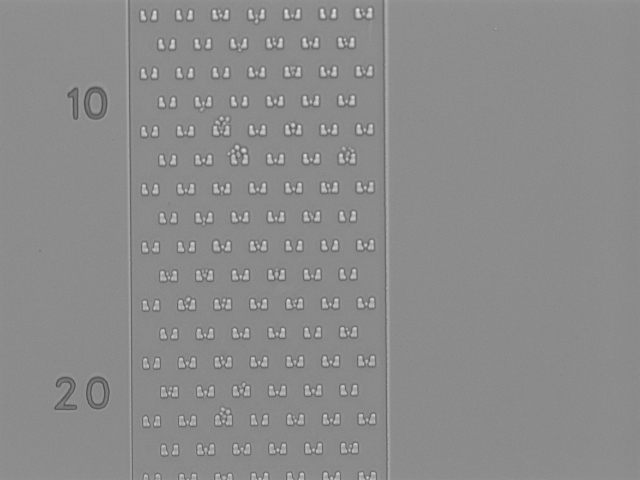
%> input picture Workspace/Example/FindBlob/cell1.png, 1280 x 960 px (shown at 1/2 size)
$ octave getCellArea.m   (GNU Octave 9; MATLAB toolbox functions it lacks are replaced by stand-ins)
%> lines starting %> are read from the running program, lines starting %| are printed output that depends on the picture; in (x1, y1, x2, y2) boxes, pixels count from 0 and x2, y2 are one past the last pixel; in counts of white or black regions, pixels touching at a corner belong together; the program's own positions count from 1

close all;
clear ; clc;
tic ; % start timer
captionFontSize = 10;

%%%%%%%%%%%%%%%%%%%%%%%%%%%%%%%%%%%%%%%%%%%%%%%%%%%%%%%%%%%%%%%%%%%%%%%%%
%%%%%%%%%%%%%%%%%%%%%%%%%%%%%%%%%%%%%%%%%%%%%%%%%%%%%%%%%%%%%%%%%%%%%%%%%

originalImage = imread('cell1.png');
%> originalImage is the input picture: size 960x1280 uint8; min 70, max 241, mean 139.3

[pixelCount, grayLevels] = imhist(originalImage);
%> pixelCount = 256 values, max 155299 at index 141, min 0 at index 1, mean 4800; grayLevels = 256 values from 0 to 255
figure();
bar(pixelCount);
title('Histogram of original image before threshold', 'FontSize', captionFontSize);
xlim([0 grayLevels(end)]); % Scale x axis manually.
grid on;

thresholdValue = 150;
hold on;
maxYValue = ylim;
line([thresholdValue, thresholdValue], maxYValue, 'Color', 'r');
% Place a text label on the bar chart showing the threshold.
annotationText = sprintf('Thresholded at %d gray levels', thresholdValue);
% For text(), the x and y need to be of the data class "double" so let's cast both to double.
text(double(thresholdValue + 5), double(0.5 * maxYValue(2)), annotationText, 'FontSize', 10, 'Color', [0 .5 0]);
text(double(thresholdValue - 70), double(0.94 * maxYValue(2)), 'Background', 'FontSize', 10, 'Color', [0 0 .5]);
text(double(thresholdValue + 50), double(0.94 * maxYValue(2)), 'Foreground', 'FontSize', 10, 'Color', [0 0 .5]);
%> figure, not shown here; tallest bar 155299 high, from x = 140.6 to 141.4

%%%%%%%%%%%%%%%%%%%%%%%%%%%%%%%%%%%%%%%%%%%%%%%%%%%%%%%%%%%%%%%%%%%%%%%%%%%%%%%%%%%%%%%%%%%%%%%%%%%%%%%%%
%%%%%%%%%%%%%%%%%%%%%%%%%%%%%%%%%%%%%%%%%%%%%%%%%%%%%%%%%%%%%%%%%%%%%%%%%%%%%%%%%%%%%%%%%%%%%%%%%%%%%%%%%

% Check to make sure that it is grayscale, just in case the user substituted their own image.
[rows, columns, numberOfColorChannels] = size(originalImage);
%> rows = 960; columns = 1280; numberOfColorChannels = 1
originalImage = imadjust(originalImage,[0.4 0.69],[]);  % adjust contrast of image
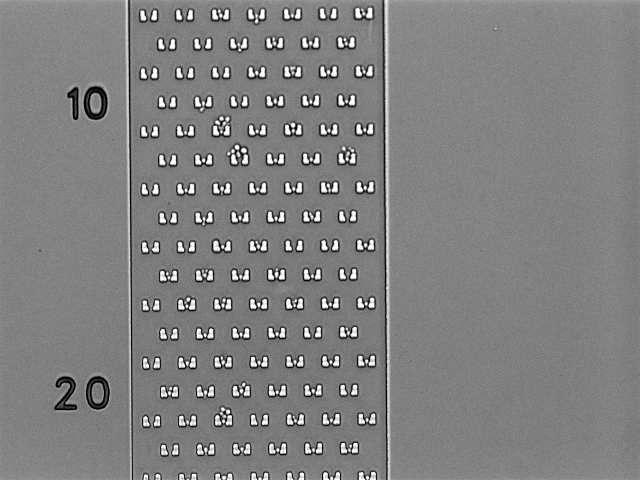
%> originalImage: size 960x1280 uint8 (shown at 1/2 size); min 0, max 255, mean 128.1

figure();
%subplot(3, 3, 1);
imshow(originalImage);
% Maximize the figure window.
set(gcf, 'units','normalized','outerposition',[0 0 1 1]);
% Force it to display RIGHT NOW (otherwise it might not display until it's all done, unless you've stopped at a breakpoint.)
drawnow;
caption = sprintf('Original image with cells and traps ');
title(caption,'FontSize', captionFontSize);
axis image; % Make sure image is not artificially stretched because of screen's aspect ratio.

%%%%%%%%%%%%%%%%%%%%%%%%%%%%%%%%%%%%%%%%%%%%%%%%%%%%%%%%%%%%%%%%%%%%%%%%%
%%%%%%%%%%%%%%%%%%%%%%%%%%%%%%%%%%%%%%%%%%%%%%%%%%%%%%%%%%%%%%%%%%%%%%%%%
%get histogram and display it.
[pixelCount, grayLevels] = imhist(originalImage);
%> pixelCount = 256 values, max 155299 at index 132, min 0 at index 2, mean 4800
histogram = imhist(originalImage);
%> histogram has the same summary as pixelCount

figure();
imshow(histogram);
% subplot(3, 3, 1);
bar(pixelCount);
title('Histogram of original image after adjust threshold', 'FontSize', captionFontSize);
xlim([0 grayLevels(end)]); % Scale x axis manually.
grid on;

thresholdValue = 100;
hold on;
maxYValue = ylim;
line([thresholdValue, thresholdValue], maxYValue, 'Color', 'r');
% Place a text label on the bar chart showing the threshold.
annotationText = sprintf('Thresholded at %d gray levels', thresholdValue);
% For text(), the x and y need to be of the data class "double" so let's cast both to double.
text(double(thresholdValue + 5), double(0.5 * maxYValue(2)), annotationText, 'FontSize', 10, 'Color', [0 .5 0]);
text(double(thresholdValue - 70), double(0.94 * maxYValue(2)), 'Background', 'FontSize', 10, 'Color', [0 0 .5]);
text(double(thresholdValue + 50), double(0.94 * maxYValue(2)), 'Foreground', 'FontSize', 10, 'Color', [0 0 .5]);
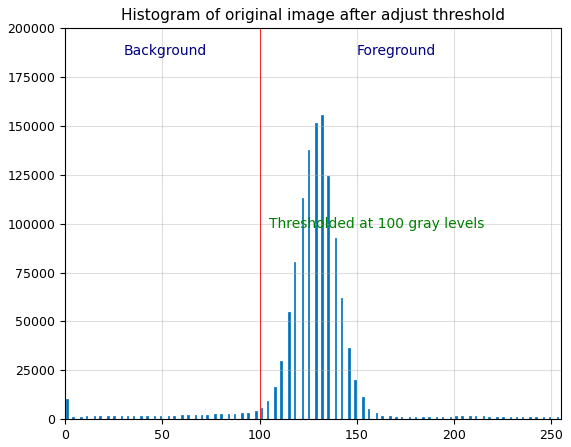
%> figure redrawn from the program's plot data; tallest bar 155299 high, from x = 131.6 to 132.4

%%%%%%%%%%%%%%%%%%%%%%%%%%%%%%%%%%%%%%%%%%%%%%%%%%%%%%%%%%%%%%%%%%%%%%%%%
%%%%%%%%%%%%%%%%%%%%%%%Convet Image to Binary %%%%%%%%%%%%%%%%%%%%%%%%%%%
binaryImage=imbinarize(originalImage);
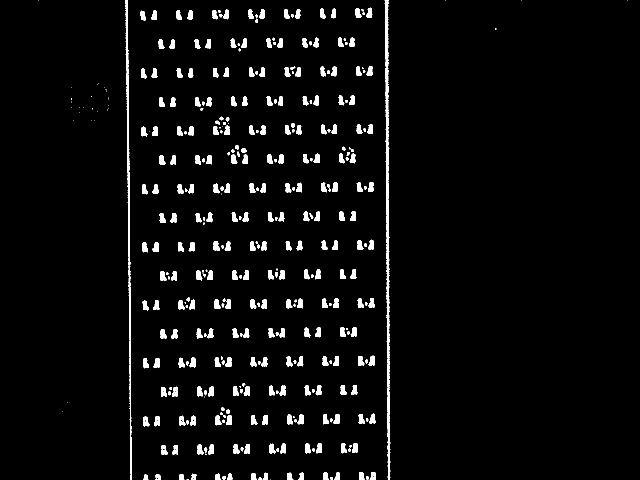
%> binaryImage: size 960x1280 logical (shown at 1/2 size); 3.9% white; 392 white regions (62 under 20 px), largest, box (x1, y1, x2, y2) and area: (769, 0, 781, 960) 4546, (250, 0, 263, 960) 3107, (427, 482, 440, 502) 195
% figure(),imshow(originalImage),title('Binary Image ');
binaryImage=imfill(binaryImage,'holes');
%> binaryImage: size 960x1280 logical; 3.9% white; 392 white regions (62 under 20 px)

figure();
% subplot(3, 3, 2);
imshow(binaryImage);
title('Binary Image, obtained', 'FontSize', captionFontSize);


%%%%%%%%%%%%%%%%%%%%%%%%%%%%%%%%%%%%%%%%%%%%%%%%%%%%%%%%%%%%%%%%%%%%%%%%%%


% Identify individual blobs by seeing which pixels are connected to each other.
% Each group of connected pixels will be given a label, a number, to identify
%it and distinguish it from the other blobs.
% Do connected components labeling with either bwlabel() or bwconncomp().
labeledImage = bwlabel(binaryImage, 8);     % Label each blob so we can make
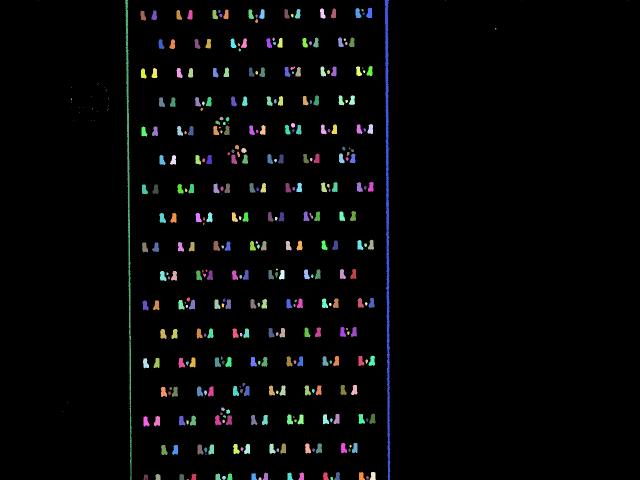
%> labeledImage: size 960x1280 double (shown at 1/2 size); 393 distinct labels, from 0 to 392; one colour per label, 0 black
%measurements of it labeledImage is an integer-valued image where all pixels
%in the blobs have values of 1, or 2, or 3, or ... etc.
% each blob a different color to visually show the user the distinct blobs.
coloredLabels = label2rgb (labeledImage, 'hsv', 'k', 'shuffle');
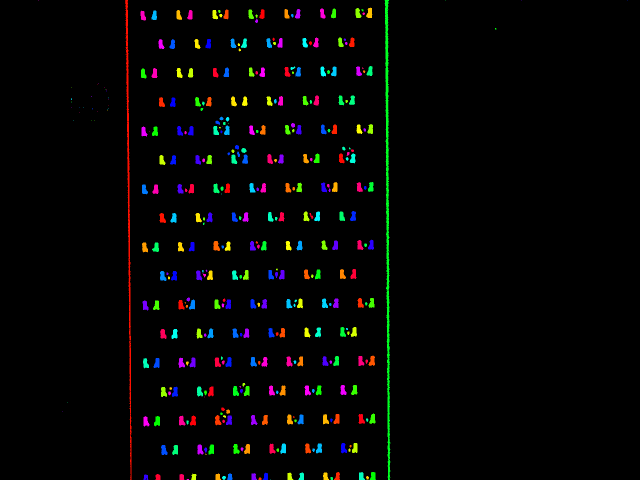
%> coloredLabels: size 960x1280x3 uint8 (shown at 1/2 size); mean R, G, B 4.9, 5.1, 4.2
% pseudo random color labels (coloredLabels) is an RGB image

figure();
% subplot(3, 3, 4);
imshow(coloredLabels);
axis image; % Make sure image is not artificially stretched because of screen's aspect ratio.
caption = sprintf('colored labels Binary Image from left to right');
title(caption, 'FontSize', captionFontSize);


% Get all the blob properties.  Can only pass in originalImage in version R2008a and later.
blobMeasurements = regionprops(labeledImage, originalImage, 'all');
%> blobMeasurements = 392 regions; largest, box (x1, y1, x2, y2), Area, Centroid, MajorAxisLength, MinorAxisLength and Eccentricity: (769, 0, 781, 960) 4567 [775.8 452] 1111 5.97 1, (250, 0, 263, 960) 3108 [258.1 431] 1091.7 4.31 1, (427, 482, 440, 502) 195 [433.1 493] 22.13 12.31 0.831
numberOfBlobs = size(blobMeasurements, 1);
%> numberOfBlobs = 392

% textFontSize = 10;	% Used to control size of "blob number" labels put atop the image.
% labelShiftX = -7;	% Used to align the labels in the centers of the coins.
% blobECD = zeros(1, numberOfBlobs);
allBlobCentroids = [blobMeasurements.Centroid];
%> allBlobCentroids = 784 values, max 1255 at index 783, min 1 at index 784, mean 483.7
centroidsX = allBlobCentroids(1:2:end-1);
%> centroidsX = 392 values, max 1255 at index 392, min 77 at index 1, mean 502
centroidsY = allBlobCentroids(2:2:end);
%> centroidsY = 392 values, max 960 at index 233, min 1 at index 392, mean 465.3
% Put the labels on the rgb labeled image also.


% bwboundaries() returns a cell array, where each cell contains the row/column coordinates for an object in the image.
% Plot the borders of all the coins on the original grayscale image using the coordinates returned by bwboundaries.
figure();
% subplot(3, 3, 5);
imshow(originalImage);
title('Outlines, from bwboundaries()', 'FontSize', captionFontSize);
axis image; % Make sure image is not artificially stretched because of screen's aspect ratio.
hold on;
boundaries = bwboundaries(binaryImage);
%> boundaries = 392 boundaries; largest, box (x1, y1, x2, y2) and points: (769, 0, 781, 960) 1976, (250, 0, 263, 960) 1941, (322, 774, 334, 794) 56, (286, 716, 298, 737) 54, (344, 773, 356, 794) 54
numberOfBoundaries = size(boundaries, 1);
%> numberOfBoundaries = 392
for k = 1 : numberOfBoundaries
	thisBoundary = boundaries{k};
	plot(thisBoundary(:,2), thisBoundary(:,1), 'g', 'LineWidth', 2);
end
%> this loop made 392 passes
%> thisBoundary on passes 1 to 3: [2 77; 2 77], [823 125; 823 125], [806 135; 806 135]
hold off;

textFontSize = 10;	% Used to control size of "blob number" labels put atop the image.
labelShiftX = -7;	% Used to align the labels in the centers of the coins.
blobECD = zeros(1, numberOfBlobs);

%%%%%%%%%%%%%%%%%%%%%%%%%%%%%%%%%%%%%%%%%%%%%%%%%%%%%%%%%%%%%%%%%%%%%%%%%
%%%%%%%%%%%%%%%%%%%%%%%%%%% Create Table %%%%%%%%%%%%%%%%%%%%%%%%%%%%%%%%

fprintf(1,'Blob #    (Mean Intensity)  (Area) (Perimeter) (*-Centroid-*) (Diameter)\n');
% Loop over all blobs printing their measurements to the command window.
for k = 1 : numberOfBlobs           % Loop through all blobs.
	% Find the mean of each blob.  (R2008a has a better way where you can pass the original image
	% directly into regionprops.  The way below works for all versions including earlier versions.)
	thisBlobsPixels = blobMeasurements(k).PixelIdxList;  % Get list of pixels in current blob.
	meanGL = mean(originalImage(thisBlobsPixels)); % Find mean intensity (in original image!)
	meanGL2008a = blobMeasurements(k).MeanIntensity; % Mean again, but only for version >= R2008a

	blobArea = blobMeasurements(k).Area;		        % Get area.
	blobPerimeter = blobMeasurements(k).Perimeter;		% Get perimeter.
	blobCentroid = blobMeasurements(k).Centroid;		% Get centroid one at a time
	blobECD(k) = sqrt(4 * blobArea / pi);			    % Compute ECD - Equivalent Circular Diameter.
	fprintf(1,'#%2d %17.1f %11.1f %8.1f %8.1f %8.1f % 8.1f\n', k, meanGL, blobArea, blobPerimeter, blobCentroid, blobECD(k));
	% Put the "blob number" labels on the "boundaries" grayscale image.
	text(blobCentroid(1) + labelShiftX, blobCentroid(2), num2str(k), 'FontSize', textFontSize, 'FontWeight', 'Bold');
end
%> this loop made 392 passes
%> (meanGL, meanGL2008a, blobArea, blobPerimeter, blobCentroid) on passes 31 to 33: (200.1, 200.1, 3108, 2057.3, [258.1 431]), (241.5, 241.5, 160, 50.7, [286.5 32.2]), (240.1, 240.1, 166, 49.84, [287.2 148.2])
%| # 1             179.0         1.0      0.0     77.0      2.0      1.1
%| # 2             183.0         1.0      0.0    125.0    823.0      1.1
%| # 3             179.0         1.0      0.0    135.0    806.0      1.1
%| # 4             179.0         1.0      0.0    143.0    176.0      1.1
%| # 5             184.8         5.0      5.0    143.6    198.8      2.5
%| # 6             179.0         1.0      0.0    143.0    206.0      1.1
%| # 7             186.0         1.0      0.0    143.0    216.0      1.1
%| # 8             179.0         1.0      0.0    144.0    203.0      1.1
%> (further printed lines are left out)
%> after the loop, blobECD = 392 values, max 76.26 at index 387, min 1.13 at index 1, mean 10.57
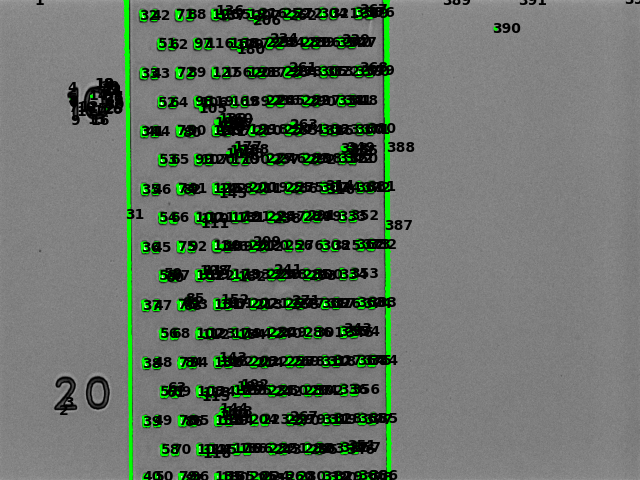
%> figure redrawn from the program's plot data; shown at 1/2 size; its title reads 'Outlines, from bwboundaries()'


%%%%%%%%%%%%%%%%%%%%%%%%%%%%%%%%%%%%%%%%%%%%%%%%%%%%%%%%%%%%%%%%%%%%%%%%%
%%%%%%%%%%%% Get Image elements based on brightness /darkness %%%%%%%%%%%

% % Now I'll demonstrate how to select certain blobs based using the ismember() function.
% %find only those blobs with an intensity between 150 and 220 and an area less than 2000 pixels.
allBlobIntensities = [blobMeasurements.MeanIntensity];
%> allBlobIntensities = 392 values, max 246.9 at index 320, min 179 at index 1, mean 228.4
allBlobAreas = [blobMeasurements.Area];
%> allBlobAreas = 392 values, max 4567 at index 387, min 1 at index 1, mean 121.8
allowableIntensityIndexes = (allBlobIntensities > 150) & (allBlobIntensities < 220);
%> allowableIntensityIndexes = 392 logical values, 66 true
allowableAreaIndexes = allBlobAreas < 2000; % Take the small objects.
%> allowableAreaIndexes = 392 logical values, 390 true
keeperIndexes = find(allowableIntensityIndexes & allowableAreaIndexes);
%> keeperIndexes = 64 values from 1 to 392
keeperBlobsImage = ismember(labeledImage, keeperIndexes);
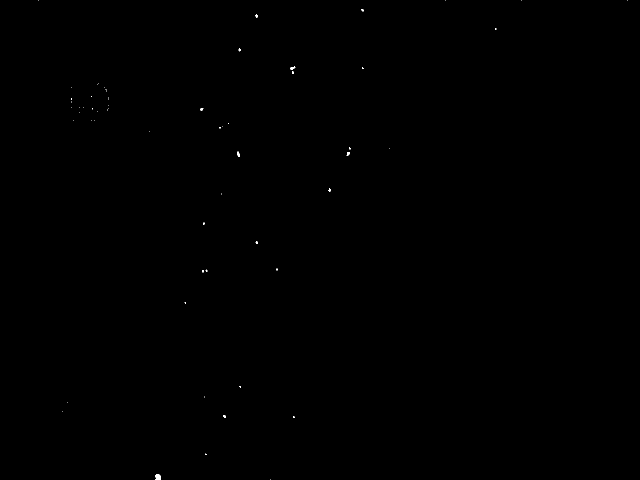
%> keeperBlobsImage: size 960x1280 logical (shown at 1/2 size); 0.04% white; 64 white regions (55 under 20 px), largest, box (x1, y1, x2, y2) and area: (311, 948, 321, 960) 106, (474, 303, 480, 314) 44, (581, 133, 591, 140) 40
% % Re-label with only the keeper blobs kept.
labeledDimeImage = bwlabel(keeperBlobsImage, 8);
%> labeledDimeImage: size 960x1280 double; 65 distinct labels, from 0 to 64
% Label each blob so we can make measurements of it
% % Now we're done.  We have a labeled image of blobs that meet our specified criteria.

%%%%%%%%%%%%%%%%%%%%%%%%%%%%%%%%%%%%%%%%%%%%%%%%%%%%%%%%%%%%%%%%%%%%%%%%%
%%%%%%%%%%%%%%%%%%%% Plot centroids of Image elements %%%%%%%%%%%%%%%%%%%%

% Plot the centroids in the original image in the upper left.
% Dimes will have a red cross, nickels will have a blue X.
message = sprintf('Now I will plot the centroids over the original image in the upper left.\nPlease look at the upper left image.');
reply = questdlg(message, 'Plot Centroids?', 'OK', 'Cancel', 'Cancel');
%> the answer given: Cancel
% Note: reply will = '' for Upper right X, 'OK' for OK, and 'Cancel' for Cancel.
if strcmpi(reply, 'Cancel')
	return;
end

figure()
imshow(binaryImage);
hold on; % Don't blow away image.
for k = 1 : numberOfBlobs           % Loop through all keeper blobs.
	% Identify if blob #k is a dime or nickel.
	itsADime = allBlobAreas(k) < 2200; % Dimes are small.
	if itsADime
		% Plot dimes with a red +.
		plot(centroidsX(k), centroidsY(k), 'r+', 'MarkerSize', 10, 'LineWidth', 2);
	else
		% Plot dimes with a blue x.
		plot(centroidsX(k), centroidsY(k), 'bx', 'MarkerSize', 10, 'LineWidth', 2);
	end
end


%%%%%%%%%%%%%%%%%%%%%%%%%%%%%%%%%%%%%%%%%%%%%%%%%%%%%%%%%%%%%%%%%%%%%%%%%
%%%%%%%%%%%%%%%%%%%%%%%%%%%%%%%%%%%%%%%%%%%%%%%%%%%%%%%%%%%%%%%%%%%%%%%%%

% Now let's get the nickels (the larger coin type).
keeperIndexes = find(allBlobAreas > 2000);  % Take the larger objects.
% Note how we use ismember to select the blobs that meet our criteria.
nickelBinaryImage = ismember(labeledImage, keeperIndexes);
% Let's get the nickels from the original grayscale image, with the other non-nickel pixels blackened.
% In other words, we will create a "masked" image.
maskedImageNickel = originalImage; % Simply a copy at first.
maskedImageNickel(~nickelBinaryImage) = 0;  % Set all non-nickel pixels to zero.

figure()
imshow(maskedImageNickel, []);
axis image;
title('Only the nickels from the original image', 'FontSize', captionFontSize);

elapsedTime = toc;
% Alert user that the demo is done and give them the option to save an image.
message = sprintf('Done making measurements of the features.\n\nElapsed time = %.2f seconds.', elapsedTime);
message = sprintf('%s\n\nCheck out the figure window for the images.\nCheck out the command window for the numerical results.', message);
message = sprintf('%s\n\nDo you want to save the pseudo-colored image?', message);
reply = questdlg(message, 'Save image?', 'Yes', 'No', 'No');
% Note: reply will = '' for Upper right X, 'Yes' for Yes, and 'No' for No.

if strcmpi(reply, 'Yes')
	% Ask user for a filename.
	FilterSpec = {'*.PNG', 'PNG Images (*.png)'; '*.tif', 'TIFF images (*.tif)'; '*.*', 'All Files (*.*)'};
	DialogTitle = 'Save image file name';
	% Get the default filename.  Make sure it's in the folder where this m-file lives.
	% (If they run this file but the cd is another folder then pwd will show that folder, not this one.
	thisFile = mfilename('fullpath');
	[thisFolder, baseFileName, ext] = fileparts(thisFile);
	DefaultName = sprintf('%s/%s.tif', thisFolder, baseFileName);
	[fileName, specifiedFolder] = uiputfile(FilterSpec, DialogTitle, DefaultName);
	if fileName ~= 0
		% Parse what they actually specified.
		[folder, baseFileName, ext] = fileparts(fileName);
		% Create the full filename, making sure it has a tif filename.
		fullImageFileName = fullfile(specifiedFolder, [baseFileName '.tif']);
		% Save the labeled image as a tif image.
		imwrite(uint8(coloredLabels), fullImageFileName);
		% Just for fun, read image back into the imtool utility to demonstrate that tool.
		tifimage = imread(fullImageFileName);
		imtool(tifimage, []);
	end
end

message = sprintf('Would you like to crop out each coin to individual images?');
reply = questdlg(message, 'Extract Individual Images?', 'Yes', 'No', 'Yes');
% Note: reply will = '' for Upper right X, 'Yes' for Yes, and 'No' for No.

if strcmpi(reply, 'Yes')
	figure;	% Create a new figure window.
	% Maximize the figure window.
	set(gcf, 'Units','Normalized','OuterPosition',[0 0 1 1]);
	for k = 1 : numberOfBlobs           % Loop through all blobs.
		% Find the bounding box of each blob.
		thisBlobsBoundingBox = blobMeasurements(k).BoundingBox;  % Get list of pixels in current blob.
		% Extract out this coin into it's own image.
		subImage = imcrop(originalImage, thisBlobsBoundingBox);
		% Determine if it's a dime (small) or a nickel (large coin).
		if blobMeasurements(k).Area > 2200
			coinType = 'nickel';
		else
			coinType = 'dime';
		end
		% Display the image with informative caption.
		subplot(10,10, k);
		imshow(subImage);
		caption = sprintf('Coin #%d is a %s.\nDiameter = %.1f pixels\nArea = %d pixels', ...
			k, coinType, blobECD(k), blobMeasurements(k).Area);
		title(caption, 'FontSize', textFontSize);
    end

writetable(blobMeasurements,'measurement.xls','Sheet',2,'Range');
xlswrite(blobMeasurements,measurement.xls,sheet,lRange);

end
